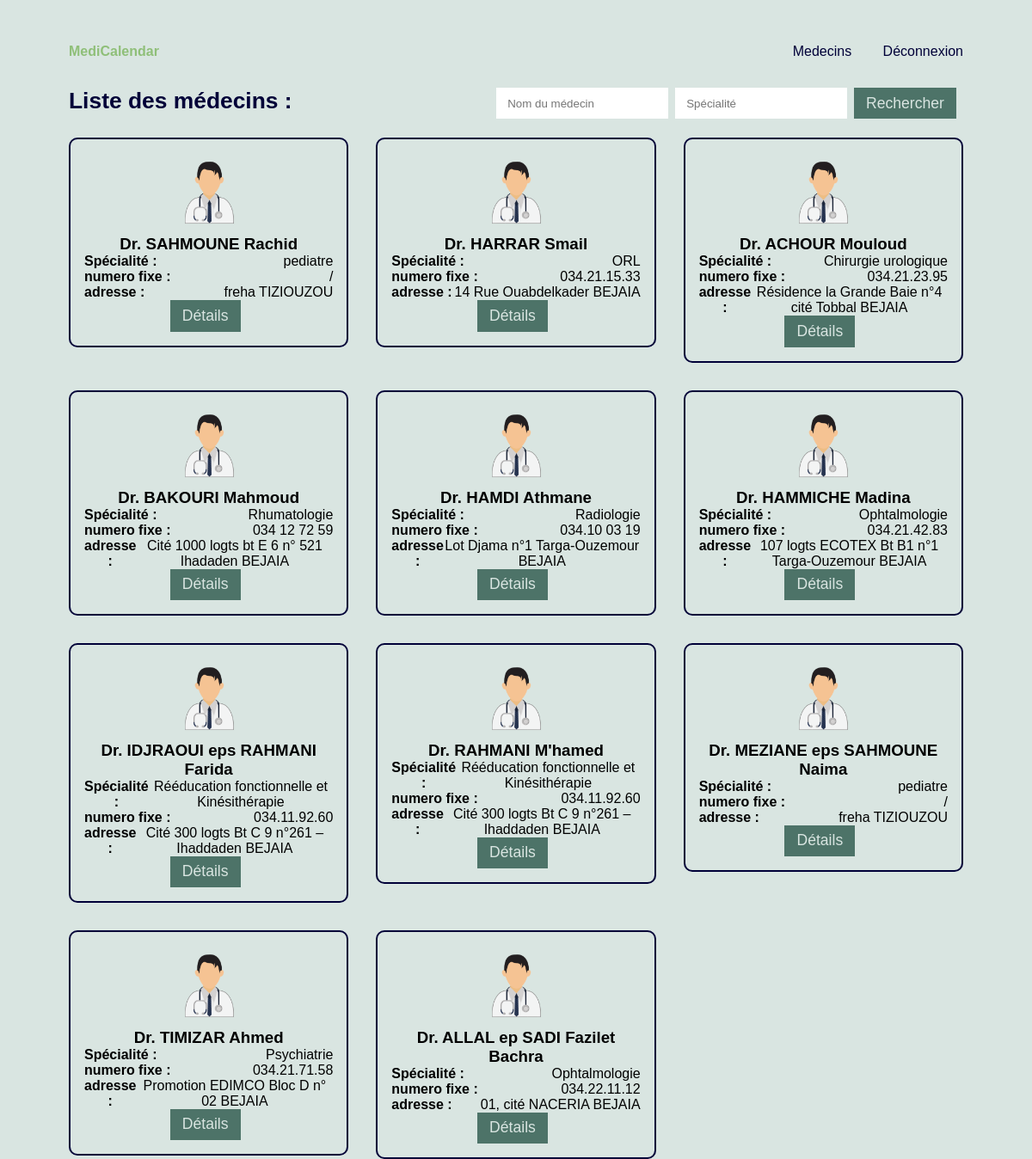
Screenshot of /listeMa.php with the database file from the repository.
### tables this page shows
CREATE TABLE IF NOT EXISTS `medecin` (
  `idm` int(11) NOT NULL AUTO_INCREMENT,
  `nomM` varchar(20) NOT NULL,
  `prenomM` varchar(20) NOT NULL,
  `daten` date NOT NULL,
  `numordre` int(11) NOT NULL,
  `specialite` varchar(50) NOT NULL,
  `adrss` varchar(50) NOT NULL,
  `numtel` varchar(15) NOT NULL,
  `horaire` varchar(20) NOT NULL,
  `mail` varchar(30) NOT NULL,
  `mdp` varchar(30) NOT NULL,
  PRIMARY KEY (`idm`),
  UNIQUE KEY `mail` (`mail`),
  UNIQUE KEY `mail_2` (`mail`),
  UNIQUE KEY `numordre` (`numordre`)
);

### listeMa.php (the view, shortened to what this page needs)
<!DOCTYPE html>
<html lang="fr">
<head>
    <link rel="stylesheet" href="app/css/listee.css">
</head>
<body>
    <?php
    require("connexion.php");
    $tabmedecin = $bdd->query("SELECT * FROM medecin");
    ?>
    <div class="grid">
        <header class="flex header">
            <a href="pageadm.php" class="logo">MediCalendar</a>
            <div class="liens">
                <a href="#" class="dark">Medecins</a>
                <a href="connexionp.php" class="dark">Déconnexion</a>
            </div>
        </header>
        <div class="recherche flex">
            <h2 class="dark">Liste des médecins :</h2>
            <form action="trouvdocp.php" method="POST" class="flex espace">
                <input type="text" class="inp specialite" placeholder="Nom du médecin" name="nomM">
                <input type="text" class="inp specialite" placeholder="Spécialité" name="special">
                <input type="submit" class="btn rechercher" value="Rechercher">
            </form>
        </div>
        <div class="sec-grid marg">
            <?php
            while ($tuple = $tabmedecin->fetch()) {
                echo '
                <div class="card">
                <img src="images/illustration docteur.svg" alt="" class="card-img">
                <h3>Dr. '.$tuple["nomM"].''.' '.''.$tuple["prenomM"].'</h3>
                <div class="flex infos">
                <p class="bold">Spécialité :</p>
                <p class="light">'.$tuple["specialite"].'</p>
                </div>
                <div class="flex infos">
                <p class="bold">numero fixe :</p>
                <p class="light">'.$tuple["numtel"].'</p>
                </div>
                <div class="flex infos">
                <p class="bold">adresse :</p>
                <p class="light">'.$tuple["adrss"].'</p>
                </div>
                <p class="none from">'.$tuple["idm"].'</p>
                <form action="traitdetailmeda.php" method="POST">
                <input class="none to" type="text" name="idm">
                <input type="submit" name="detaildoc" value="Détails" class="btn rechercher">
                </form>
                </div>
                ';
            }
            ?>
        </div>
    </div>
</body>
</html>

### app/css/listee.css (style rules this page uses)
:root { --couleur-darkgreen: #4d7368; --couleur-lightcyan: #d9e5e1; --couleur-darkblue: #000038; --couleur-green: #8fbf78; --couleur-white: white; --couleur-black: black; --fontfamily-poppins: "Poppins", sans-serif; }
* { box-sizing: border-box; padding: 0; margin: 0; }
a { text-decoration: none; color: var(--couleur-lightcyan); }
.flex { display: flex; }
.btn { display: inline-block; padding: 0.4em 0.8em; background-color: var(--couleur-green); border-radius: 20px; border: none; cursor: pointer; }
.marg { margin: 0 5em; }
.inp { height: 36.6px; width: 200px; border: none; padding: 0 1em; font-family: var(--fontfamily-poppins); }
html { font-family: var(--fontfamily-poppins); overflow-x: hidden; width: 100vw; }
body { min-height: 100vh; width: 100vw; background-color: var(--couleur-lightcyan); }
.logo { font-weight: bold; color: var(--couleur-green); }
.grid { display: grid; grid-template-columns: repeat(1fr, 5); grid-template-rows: 10vh 10vh 80vh; }
.sec-grid { display: grid; grid-template-columns: 1fr 1fr 1fr; grid-gap: 2em; }
header { height: 15vh; padding: 2rem 5rem; justify-content: space-between; align-items: center; }
.liens a + a { margin-left: 1em; }
.dark { color: var(--couleur-darkblue); }
.recherche { border: none; color: var(--couleur-lightcyan); font-size: 1.1rem; justify-content: space-between; padding: 0 5rem; align-self: center; }
.rechercher { border: none; border-radius: 0 0; color: var(--couleur-lightcyan); background-color: var(--couleur-darkgreen); font-size: 1.1rem; height: 36.6px; }
form > * { margin-right: 0.5rem; }
.card-img { width: 8em; }
.card { text-align: center; min-width: 250px; height: max-content; padding: 1em; border: 2px solid var(--couleur-darkblue); border-radius: 10px; }
.infos { justify-content: space-between; }
.bold { font-weight: bold; }

### rows the page displays
medecin: nomM "SAHMOUNE", prenomM "Rachid", specialite "pediatre", numtel "/", adrss "freha TIZIOUZOU"
medecin: nomM "HARRAR", prenomM "Smail", specialite "ORL", numtel "034.21.15.33", adrss "14 Rue Ouabdelkader BEJAIA"
medecin: nomM "ACHOUR", prenomM "Mouloud", specialite "Chirurgie urologique", numtel "034.21.23.95", adrss "Résidence la Grande Baie n°4 cité Tobbal BEJAIA"
medecin: nomM "BAKOURI", prenomM "Mahmoud", specialite "Rhumatologie", numtel "034 12 72 59", adrss "Cité 1000 logts bt E 6 n° 521 Ihadaden BEJAIA"
medecin: nomM "HAMDI", prenomM "Athmane", specialite "Radiologie", numtel "034.10 03 19", adrss "Lot Djama n°1 Targa-Ouzemour BEJAIA"
medecin: nomM "HAMMICHE", prenomM "Madina", specialite "Ophtalmologie", numtel "034.21.42.83", adrss "107 logts ECOTEX Bt B1 n°1 Targa-Ouzemour BEJAIA"
medecin: nomM "IDJRAOUI eps RAHMANI", prenomM "Farida", specialite "Rééducation fonctionnelle et Kinésithérapie", numtel "034.11.92.60", adrss "Cité 300 logts Bt C 9 n°261 – Ihaddaden BEJAIA"
medecin: nomM "RAHMANI", prenomM "M'hamed", specialite "Rééducation fonctionnelle et Kinésithérapie", numtel "034.11.92.60", adrss "Cité 300 logts Bt C 9 n°261 – Ihaddaden BEJAIA"
medecin: nomM "MEZIANE eps SAHMOUNE", prenomM "Naima", specialite "pediatre", numtel "/", adrss "freha TIZIOUZOU"
medecin: nomM "TIMIZAR", prenomM "Ahmed", specialite "Psychiatrie", numtel "034.21.71.58", adrss "Promotion EDIMCO Bloc D n° 02 BEJAIA"
medecin: nomM "ALLAL ep SADI", prenomM "Fazilet Bachra", specialite "Ophtalmologie", numtel "034.22.11.12", adrss "01, cité NACERIA BEJAIA"
